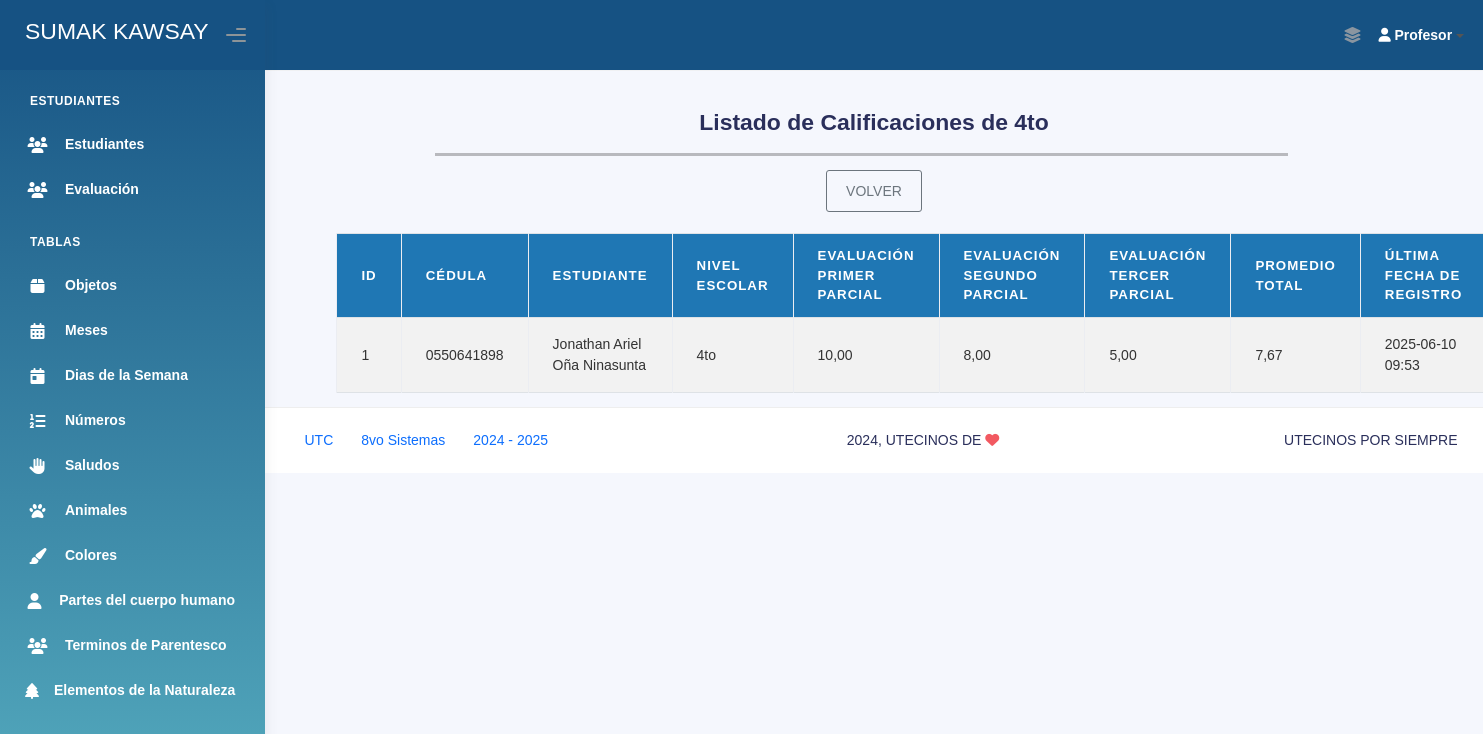
Page /lista_calificaciones_4to/ (signed in) on the committed database.
### Aplicaciones/Modulos/models.py (models this page shows, shortened)
class Evaluacion(models.Model):
    titulo_eva = models.CharField(max_length=200)
    descripcion_eva = models.TextField()
    nivel_escolar_eva = models.CharField(max_length=50, blank=True, null=True)
    estado_eva = models.BooleanField(default=True)
    tipo_aprendizaje_eva = models.TextField()
    fecha_creacion_eva = models.DateTimeField(auto_now_add=True)
    fecha_actualizacion_eva = models.DateTimeField(auto_now=True)

class Estudiante(models.Model):
    nombres_est = models.CharField(max_length=100)
    apellidos_est = models.CharField(max_length=100)
    cedula_est = models.CharField(max_length=10, unique=True)
    genero_est = models.CharField(max_length=20)
    nivel_escolar_est = models.CharField(max_length=50)
    estado_est = models.CharField(max_length=10)
    fecha_registro_est = models.DateTimeField(auto_now_add=True)
    fecha_actualizacion_est = models.DateTimeField(auto_now=True)

### Aplicaciones/Modulos/views.py (the view)
# urls.py: path('lista_calificaciones_4to/', views.lista_calificaciones_4to, name='lista_calificaciones_4to'),
def lista_calificaciones_4to(request):
    if not request.session.get('profesor_id'):
        return redirect('login_profesor')
    evaluaciones = Evaluacion.objects.all().order_by('id')
    calificaciones = Resultado_Evaluacion.objects.select_related('fk_estudiante', 'fk_evaluacion').all()
    calificaciones_4to = [cal for cal in calificaciones if cal.fk_estudiante.nivel_escolar_est == '4to']
    estudiantes_ids = set(cal.fk_estudiante.id for cal in calificaciones_4to)
    estudiantes = list({cal.fk_estudiante.id: cal.fk_estudiante for cal in calificaciones_4to}.values())
    notas_por_estudiante = {}
    for cal in calificaciones_4to:
        est_id = cal.fk_estudiante.id
        eva_id = cal.fk_evaluacion.id
        if est_id not in notas_por_estudiante:
            notas_por_estudiante[est_id] = {}
        notas_por_estudiante[est_id][eva_id] = float(cal.nota_res)
    promedios = {}
    total_evaluaciones = evaluaciones.count()
    for est_id in estudiantes_ids:
        notas = notas_por_estudiante.get(est_id, {})
        suma_notas = sum(notas.get(eva.id, 0) for eva in evaluaciones)
        promedios[est_id] = suma_notas / total_evaluaciones if total_evaluaciones > 0 else None
    fechas_ultimo_registro = {}
    for est_id in estudiantes_ids:
        ultima_fecha = Resultado_Evaluacion.objects.filter(fk_estudiante_id=est_id).aggregate(Max('fecha_res'))['fecha_res__max']
        fechas_ultimo_registro[est_id] = ultima_fecha
    context = {
        'evaluaciones': evaluaciones,
        'estudiantes': estudiantes,
        'notas_por_estudiante': notas_por_estudiante,
        'promedios': promedios,
        'fechas_ultimo_registro': fechas_ultimo_registro,
    }
    return render(request, 'Administrador/Calificaciones/lista_calificaciones_4to.html', context)

### Aplicaciones/Modulos/templatetags/diccionario_extras.py (called while the page is built)
@register.filter
def dict_get(d, key):
    if d is None:
        return None
    return d.get(key)

### Aplicaciones/Modulos/templates/Administrador/Calificaciones/lista_calificaciones_4to.html (shortened to what this page needs)
{% extends 'plantillaAdmin.html' %}
{% load diccionario_extras %}
{% block body %}
<br><br><br><br>
<div>
    <br>
    <div class="card-title text-center">
        <h3><b>Listado de Calificaciones de 4to</b></h3>
    </div>
</div>
<div style="width: 70%; margin-left: 170px;">
    <hr style="height: 3px; background-color: #000; border: none;">
</div>
<div class="text-center">
    <a href="{% url 'lista_calificaciones' %}" class="btn btn-outline-secondary">VOLVER</a>
</div>
<br>
<div class="container" style="width: 90%;">
    <table class="table table-bordered table-striped table-hover" id="tbl-Calificaciones">
        <thead>
            <tr>
                <th>ID</th>
                <th>Cédula</th>
                <th>Estudiante</th>
                <th>Nivel Escolar</th>
                {% for eva in evaluaciones %}
                    <th>{{ eva.titulo_eva }}</th>
                {% endfor %}
                <th>Promedio Total</th>
                <th>Última Fecha de Registro</th>
            </tr>
        </thead>
        <tbody>
            {% for est in estudiantes %}
                <tr>
                    <td>{{ est.id }}</td>
                    <td>{{ est.cedula_est }}</td>
                    <td>{{ est.nombres_est }} {{ est.apellidos_est }}</td>
                    <td>{{ est.nivel_escolar_est }}</td>
                    {% for eva in evaluaciones %}
                        {% with notas_por_estudiante|dict_get:est.id as notas_est %}
                            {% with notas_est|dict_get:eva.id as nota %}
                                <td>{{ nota|default:"0.00"|floatformat:2 }}</td>
                            {% endwith %}
                        {% endwith %}
                    {% endfor %}
                    <td>{{ promedios|dict_get:est.id|default:"-"|floatformat:2 }}</td>
                    <td>
                        {% with fechas_ultimo_registro|dict_get:est.id as fecha %}
                            {% if fecha %}
                                {{ fecha|date:"Y-m-d H:i" }}
                            {% else %}
                                -
                            {% endif %}
                        {% endwith %}
                    </td>
                </tr>
            {% empty %}
                <tr>
                    <td colspan="{{ evaluaciones|length|add:'5' }}">No hay calificaciones registradas.</td>
                </tr>
            {% endfor %}
        </tbody>
    </table>
</div>
{% endblock %}

### Aplicaciones/Modulos/templates/Administrador/Calificaciones/lista_calificaciones_4to.html (style rules this page uses)
#tbl-Calificaciones { background-color: #a0ccf3; }
#tbl-Calificaciones th { background-color: #1f77b4; color: white; }
#tbl-Calificaciones td { color: #333; }

### rows in the picture
Evaluacion: titulo_eva "EVALUACIÓN PRIMER PARCIAL", id "10,00"
Evaluacion: titulo_eva "EVALUACIÓN SEGUNDO PARCIAL", id "8,00"
Evaluacion: titulo_eva "EVALUACIÓN TERCER PARCIAL", id "5,00"
Estudiante: id "1", cedula_est "0550641898", nombres_est "Jonathan Ariel", apellidos_est "Oña Ninasunta", nivel_escolar_est "4to", id "7,67", id "2025-06-10 09:53"
